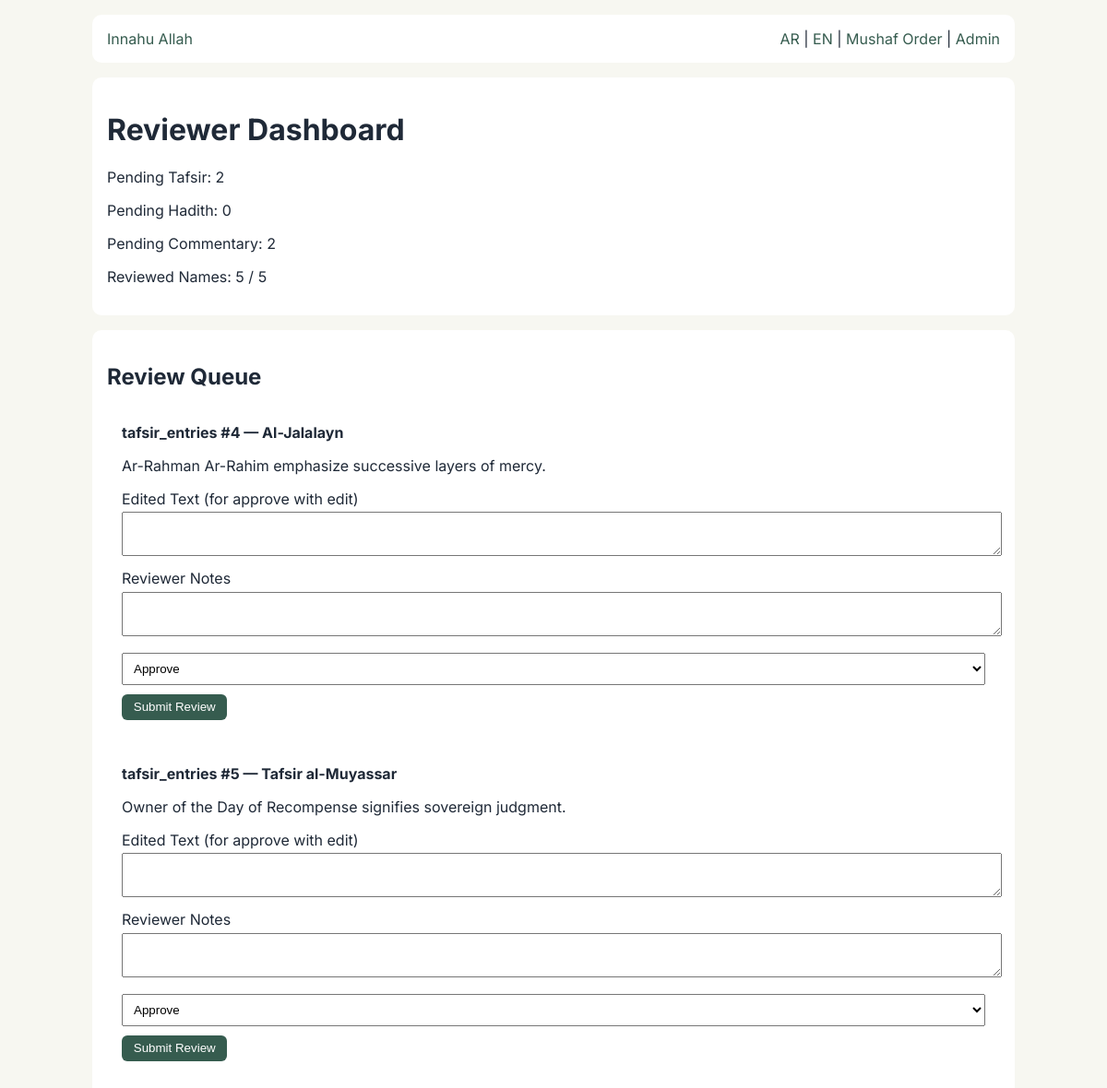
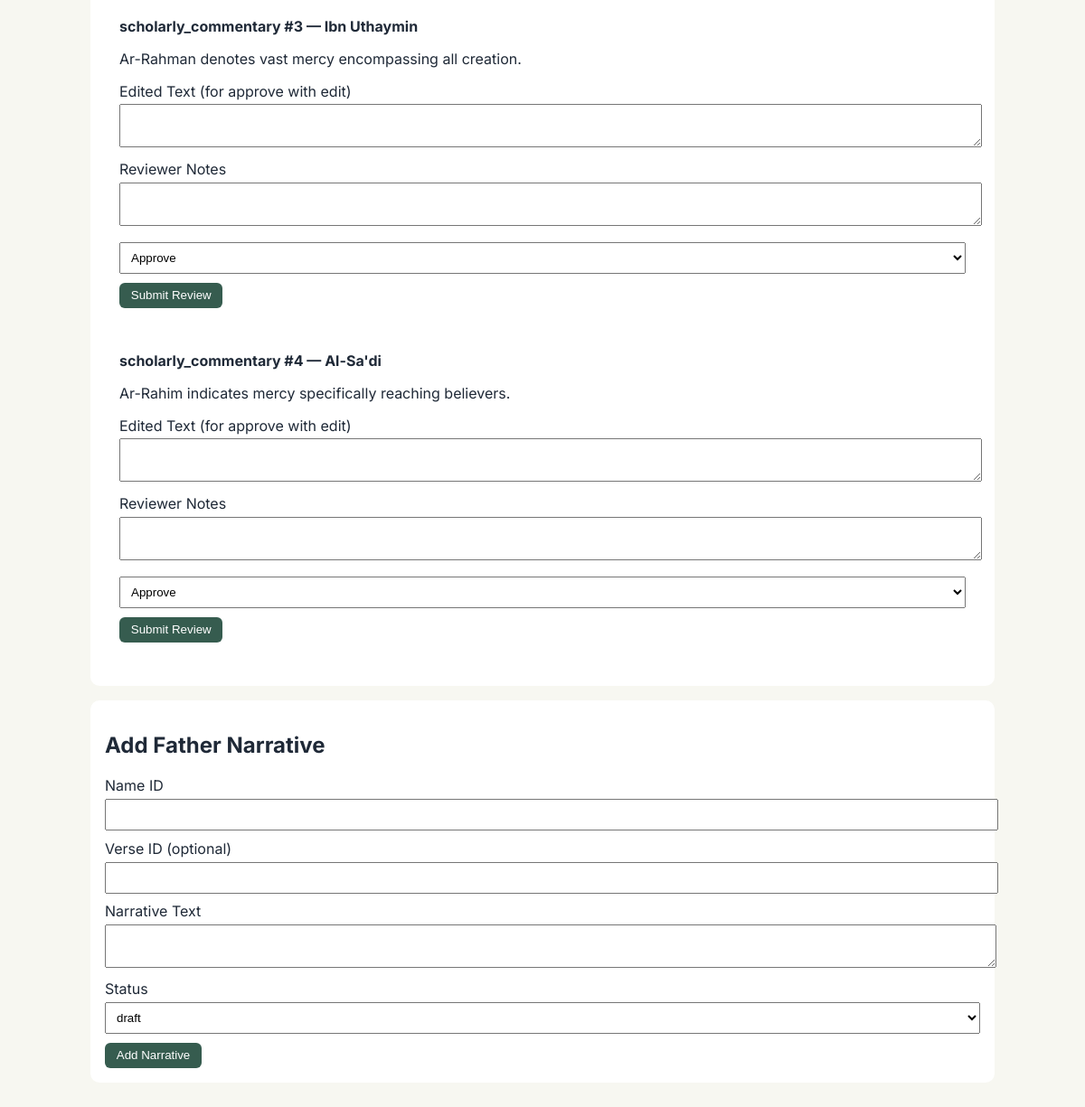
The page /admin on the database its author committed (2 pictures, top to bottom).
### tables this page shows
CREATE TABLE tafsir_entries (
  id INTEGER PRIMARY KEY AUTOINCREMENT,
  verse_id INTEGER NOT NULL,
  scholar_name TEXT NOT NULL,
  source_book TEXT,
  volume TEXT,
  page_number TEXT,
  tafsir_text TEXT NOT NULL,
  data_source TEXT NOT NULL,
  verification_status TEXT CHECK(verification_status IN ('pending', 'approved', 'rejected', 'approved_with_edit')) DEFAULT 'pending',
  reviewer_notes TEXT,
  source_ref TEXT,
  source_url TEXT,
  ingestion_timestamp TEXT NOT NULL DEFAULT CURRENT_TIMESTAMP,
  parser_version TEXT,
  source_hash TEXT,
  UNIQUE(verse_id, scholar_name, source_hash),
  FOREIGN KEY(verse_id) REFERENCES quran_verses(id)
);

### innahu_allah/web/app.py (the view)
@app.get("/admin", response_class=HTMLResponse)
def admin_dashboard(request: Request):
    with get_conn() as conn:
        pending_tafsir = conn.execute(
            "SELECT COUNT(*) AS c FROM tafsir_entries WHERE verification_status = 'pending'"
        ).fetchone()["c"]
        pending_hadith = conn.execute(
            "SELECT COUNT(*) AS c FROM hadiths WHERE verification_status = 'pending'"
        ).fetchone()["c"]
        pending_commentary = conn.execute(
            "SELECT COUNT(*) AS c FROM scholarly_commentary WHERE verification_status = 'pending'"
        ).fetchone()["c"]
        reviewed_names = conn.execute(
            "SELECT COUNT(*) AS c FROM allah_names WHERE verification_status IN ('approved', 'approved_with_edit')"
        ).fetchone()["c"]
        total_names = conn.execute("SELECT COUNT(*) AS c FROM allah_names").fetchone()["c"]
        queue = conn.execute(
            """
            SELECT 'tafsir_entries' AS content_type, id, scholar_name AS title, tafsir_text AS text, verification_status
            FROM tafsir_entries WHERE verification_status = 'pending'
            UNION ALL
            SELECT 'hadiths' AS content_type, id, collection || ' ' || hadith_number AS title, arabic_text AS text, verification_status
            FROM hadiths WHERE verification_status = 'pending'
            UNION ALL
            SELECT 'scholarly_commentary' AS content_type, id, scholar_name AS title, commentary_text AS text, verification_status
            FROM scholarly_commentary WHERE verification_status = 'pending'
            LIMIT 50
            """
        ).fetchall()
    return templates.TemplateResponse(
        request,
        "admin.html",
        {
            "stats": {
                "pending_tafsir": pending_tafsir,
                "pending_hadith": pending_hadith,
                "pending_commentary": pending_commentary,
                "reviewed_names": reviewed_names,
                "total_names": total_names,
            },
            "queue": queue,
        },
    )

### innahu_allah/web/templates/admin.html (shortened to what this page needs)
{% extends "base.html" %}
{% block content %}
<div class="card">
  <h1>Reviewer Dashboard</h1>
  <p>Pending Tafsir: {{ stats.pending_tafsir }}</p>
  <p>Pending Hadith: {{ stats.pending_hadith }}</p>
  <p>Pending Commentary: {{ stats.pending_commentary }}</p>
  <p>Reviewed Names: {{ stats.reviewed_names }} / {{ stats.total_names }}</p>
</div>
<div class="card">
  <h2>Review Queue</h2>
  {% for item in queue %}
    <form method="post" action="/admin/review" class="card">
      <strong>{{ item.content_type }} #{{ item.id }} — {{ item.title }}</strong>
      <p>{{ item.text }}</p>
      <label>Edited Text (for approve with edit)</label>
      <textarea name="edited_text"></textarea>
      <label>Reviewer Notes</label>
      <textarea name="notes"></textarea>
      <select name="action">
        <option value="approve">Approve</option>
      </select>
      <button class="btn" type="submit">Submit Review</button>
    </form>
  {% else %}
    <p>No pending items.</p>
  {% endfor %}
</div>
<div class="card">
  <h2>Add Father Narrative</h2>
  <form method="post" action="/admin/narrative">
    <label>Name ID</label>
    <input type="number" name="name_id" required>
    <label>Verse ID (optional)</label>
    <input type="number" name="verse_id">
    <label>Narrative Text</label>
    <textarea name="narrative_text" required></textarea>
    <label>Status</label>
    <select name="status">
      <option value="draft">draft</option>
    </select>
    <button class="btn" type="submit">Add Narrative</button>
  </form>
</div>
{% endblock %}

### innahu_allah/web/static/styles.css (style rules this page uses)
:root { --bg: #f7f7f1; --text: #1f2937; --card: #ffffff; --accent: #365c4f; --quran: #f3efe0; --hadith: #eef6ff; }
body { margin: 0; background: var(--bg); color: var(--text); font-family: Inter, system-ui, sans-serif; }
.card { background: var(--card); border-radius: 10px; padding: 1rem; margin-bottom: 1rem; }
.btn { background: var(--accent); color: #fff; border: 0; border-radius: 6px; padding: 0.4rem 0.8rem; cursor: pointer; }
input, textarea, select { width: 100%; margin-top: 0.3rem; margin-bottom: 0.6rem; padding: 0.5rem; }

### rows shown on the page
tafsir_entries: content_type "tafsir_entries", id "4", title "Al-Jalalayn", text "Ar-Rahman Ar-Rahim emphasize successive layers of mercy."
tafsir_entries: content_type "tafsir_entries", id "5", title "Tafsir al-Muyassar", text "Owner of the Day of Recompense signifies sovereign judgment."

### other values the page prints
{{ "إنه الله" if lang == 'ar' else "Innahu Allah" }} "Innahu Allah"
{{ "ترتيب المصحف" if lang == 'ar' else "Mushaf Order" }} "Mushaf Order"
{{ stats.pending_tafsir }} "2"
{{ stats.pending_hadith }} "0"
{{ stats.pending_commentary }} "2"
{{ stats.reviewed_names }} "5"
{{ stats.total_names }} "5"
{{ item.content_type }} "scholarly_commentary" "scholarly_commentary"
{{ item.id }} "3" "4"
{{ item.title }} "Ibn Uthaymin" "Al-Sa'di"
{{ item.text }} "Ar-Rahman denotes vast mercy encompassing all creation." "Ar-Rahim indicates mercy specifically reaching believers."
